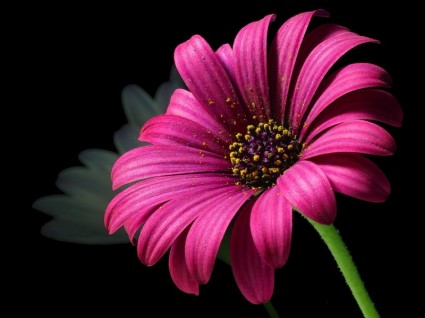
//> input picture CodeOpenCV/prak4/image.jpg, 425 x 318 px
$ ./histogram   (built with g++ and OpenCV 4)
//> lines starting //> are read from the running program, lines starting //| are printed output that depends on the picture
#include "opencv2/highgui/highgui.hpp"
#include "opencv2/imgproc/imgproc.hpp"
#include <iostream>
#include <stdio.h>

using namespace std;
using namespace cv;

int main( int argc, char** argv )
{
  Mat src, dst;

  /// Load image
  src = imread("image.jpg",CV_LOAD_IMAGE_COLOR);
//> src is the input picture: 318 rows x 425 cols, CV_8UC3; mean B, G, R 41.3, 21.8, 66.2

  /// untuk mengecek ketersedian gambar di folder
  if( !src.data )
    { return -1; }

  /// Memisahkan gambar ke tiga channel R, G, B
  vector<Mat> bgr_planes;
  split( src, bgr_planes );
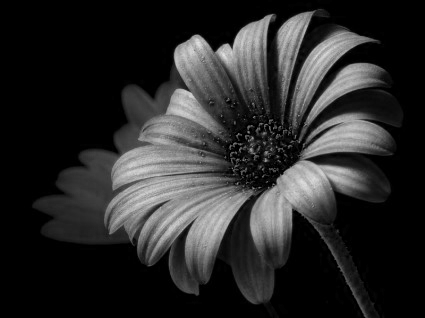
//> bgr_planes[0]: 318 rows x 425 cols, CV_8UC1; min 0, max 228, mean 41.3
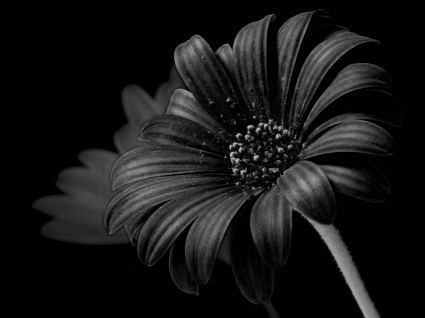
//> bgr_planes[1]: 318 rows x 425 cols, CV_8UC1; min 0, max 203, mean 21.8
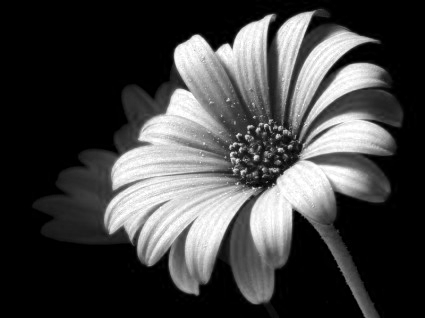
//> bgr_planes[2]: 318 rows x 425 cols, CV_8UC1; min 0, max 255, mean 66.2

  /// Membuat wadah untuk BIN
  int histSize = 256;

  /// Mengeset range untuk R,G,B
  float range[] = { 0, 256 } ;
  const float* histRange = { range };

  bool uniform = true; bool accumulate = false;

  Mat b_hist, g_hist, r_hist;

  /// Melakukan komputerasi histogram
  calcHist( &bgr_planes[0], 1, 0, Mat(), b_hist, 1, &histSize, &histRange, uniform, accumulate );
//> b_hist = 256 values, max 66872 at index 0, min 0 at index 224, mean 527.9
  calcHist( &bgr_planes[1], 1, 0, Mat(), g_hist, 1, &histSize, &histRange, uniform, accumulate );
//> g_hist = 256 values, max 69837 at index 0, min 0 at index 180, mean 527.9
  calcHist( &bgr_planes[2], 1, 0, Mat(), r_hist, 1, &histSize, &histRange, uniform, accumulate );
//> r_hist = 256 values, max 63885 at index 0, min 119 at index 160, mean 527.9

  /// Menggambar histogram untuk R, G, B
  int hist_w = 512; int hist_h = 400;
  int bin_w = cvRound( (double) hist_w/histSize );

  Mat histImage( hist_h, hist_w, CV_8UC3, Scalar( 0,0,0) );

/* NORMALISASI
  /// Normalize the result to [ 0, histImage.rows ]
  normalize(b_hist, b_hist, 0, histImage.rows, NORM_MINMAX, -1, Mat() );
  normalize(g_hist, g_hist, 0, histImage.rows, NORM_MINMAX, -1, Mat() );
  normalize(r_hist, r_hist, 0, histImage.rows, NORM_MINMAX, -1, Mat() );
*/

  /// menggambar untuk tiap channel
  for( int i = 1; i < histSize; i++ )
  {
      line( histImage, Point( bin_w*(i-1), hist_h - cvRound(b_hist.at<float>(i-1)) ) ,
                       Point( bin_w*(i), hist_h - cvRound(b_hist.at<float>(i)) ),
                       Scalar( 255, 0, 0), 2, 8, 0  );
      line( histImage, Point( bin_w*(i-1), hist_h - cvRound(g_hist.at<float>(i-1)) ) ,
                       Point( bin_w*(i), hist_h - cvRound(g_hist.at<float>(i)) ),
                       Scalar( 0, 255, 0), 2, 8, 0  );
      line( histImage, Point( bin_w*(i-1), hist_h - cvRound(r_hist.at<float>(i-1)) ) ,
                       Point( bin_w*(i), hist_h - cvRound(r_hist.at<float>(i)) ),
                       Scalar( 0, 0, 255), 2, 8, 0  );
  }
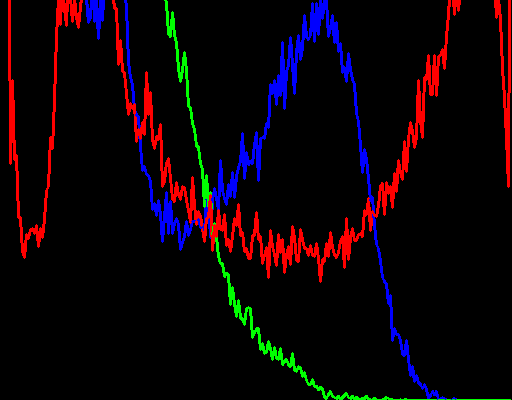
//> histImage: 400 rows x 512 cols, CV_8UC3; mean B, G, R 8.3, 3.1, 13.4

  /// Display
  namedWindow("calcHist Demo", CV_WINDOW_AUTOSIZE );
  imshow("calcHist Demo", histImage );

  /// Tiap channel dapat dipisah dengan membuat masing2 objek histImage dan menampilkannya pada window yg berbeda

  waitKey(0);

  return 0;
}
